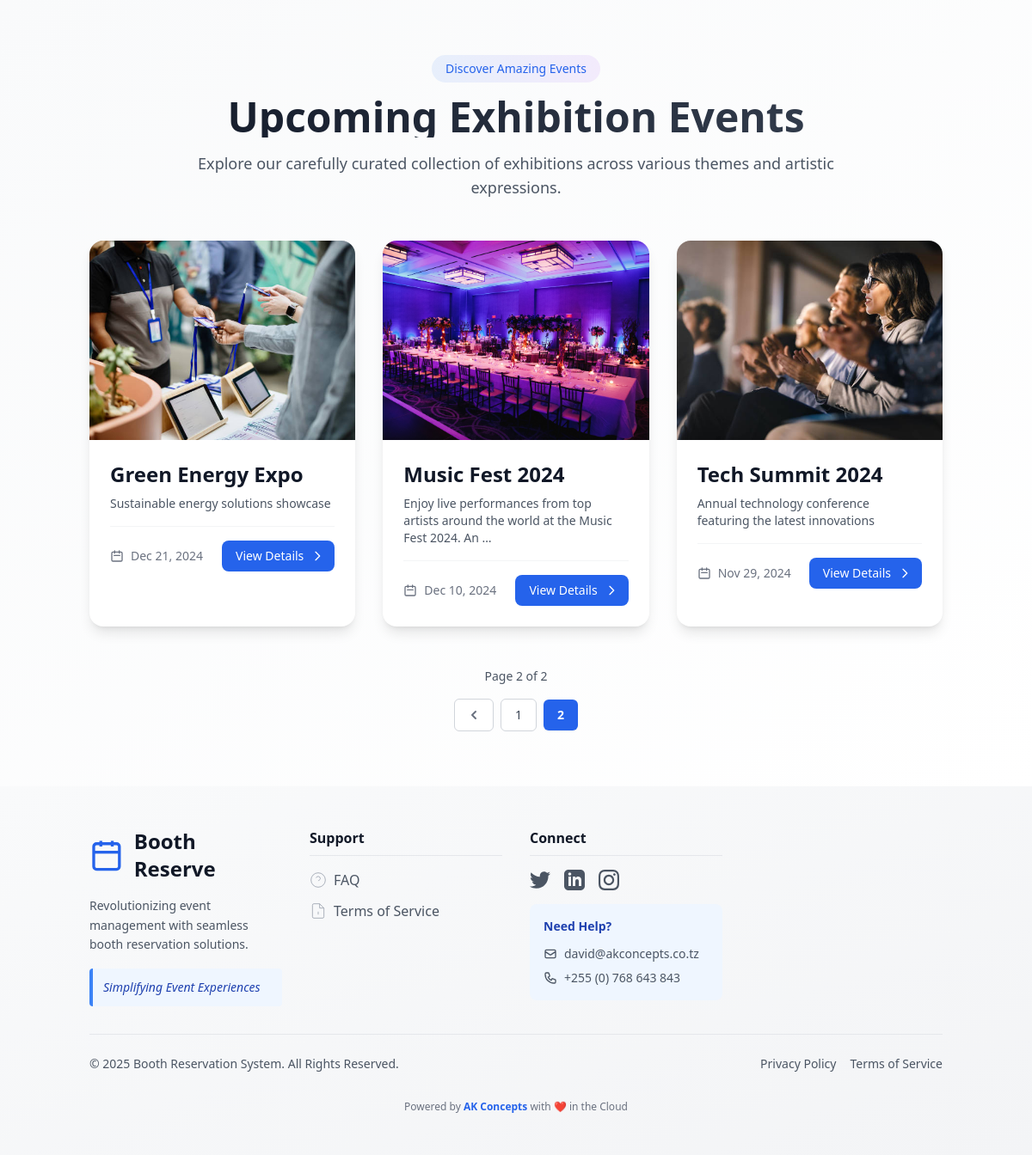
Screenshot of /?page=2 with the database file from the repository.
### reservations/models/event.py (models this page shows, shortened)
class Event(models.Model):
    title = models.CharField(max_length=200)
    standard_features = models.TextField(
        null=True,
        blank=True,
        help_text="Enter standard features, separated by commas (e.g., 'WiFi, Table, Chairs')"
    )
    premium_features = models.TextField(
        null=True,
        blank=True,
        help_text="Enter premium features, separated by commas (e.g., 'WiFi, VIP Table, Premium Chairs')"
    )
    description = models.TextField(null=True, blank=True)
    standard_price = models.DecimalField(max_digits=10, decimal_places=2, default=0)
    premium_price = models.DecimalField(max_digits=10, decimal_places=2, default=0)
    start_date = models.DateTimeField()
    end_date = models.DateTimeField()
    location = models.CharField(max_length=200)
    is_active = models.BooleanField(default=True)
    image = models.ImageField(upload_to='event_images/', null=True, blank=True)
    floor_plan_standard = models.ImageField(upload_to='floor_plans/', null=True, blank=True)
    floor_plan_premium = models.ImageField(upload_to='floor_plans/', null=True, blank=True)
    created_at = models.DateTimeField(auto_now_add=True)
    updated_at = models.DateTimeField(auto_now=True)
    class Meta:
        ordering = ['-start_date']
        verbose_name_plural = 'events'

### reservations/views/web.py (the view)
def events_list(request):
    if not request.user:
        return render(request, 'reservations/error.html', {
            'error_title': 'Access Denied',
            'error_message': 'Only administrators can access this page.',
            'error_details': 'Please contact your administrator if you need access.'
        }, status=403)
    try:
        events = Event.objects.order_by('-start_date')
        per_page = 3  # Increased items per page for grid layout
        paginator = Paginator(events, per_page)
        page = request.GET.get('page', 1)
        try:
            events_page = paginator.page(page)
        except PageNotAnInteger:
            events_page = paginator.page(1)
        except EmptyPage:
            events_page = paginator.page(paginator.num_pages)
        pagination_info = {
            'has_other_pages': events_page.has_other_pages(),
            'current_page': events_page.number,
            'total_pages': paginator.num_pages,
            'page_range': paginator.page_range,
            'has_previous': events_page.has_previous(),
            'has_next': events_page.has_next(),
            'previous_page': events_page.previous_page_number() if events_page.has_previous() else None,
            'next_page': events_page.next_page_number() if events_page.has_next() else None,
        }
        context = {
            'events': events_page,
            'pagination': pagination_info
        }
        return render(request, 'reservations/events_list.html', context)
    except Exception as e:
        return render(request, 'reservations/error.html', {
            'error_title': 'Server Error',
            'error_message': 'An error occurred while processing your request.',
            'error_details': str(e)
        }, status=500)

### reservations/templates/reservations/events_list.html (shortened to what this page needs)
{% extends 'reservations/base.html' %}
{% block content %}
<div class="min-h-screen bg-gradient-to-br from-gray-50 to-white dark:from-gray-900 dark:to-gray-800 transition-colors duration-300">
    <div class="container mx-auto px-4 py-16">
        <div class="max-w-8xl mx-auto">
            <div class="text-center mb-12 space-y-4">
                <span class="inline-flex items-center px-4 py-1.5 rounded-full text-sm font-medium bg-gradient-to-r from-blue-500/10 to-purple-500/10 dark:from-blue-400/20 dark:to-purple-400/20 text-blue-600 dark:text-blue-300">
                    Discover Amazing Events
                </span>
                <h2 class="text-4xl sm:text-5xl font-extrabold bg-clip-text text-transparent bg-gradient-to-r from-gray-900 to-gray-700 dark:from-white dark:to-gray-300">
                </h2>
                <p class="text-lg text-gray-600 dark:text-gray-400 max-w-3xl mx-auto">
                    Explore our carefully curated collection of exhibitions across various themes and artistic expressions.
                </p>
            </div>
            <div class="grid grid-cols-1 md:grid-cols-2 lg:grid-cols-3 gap-8">
                {% for event in events %}
                <div class="group relative bg-white dark:bg-gray-800 rounded-2xl overflow-hidden shadow-lg hover:shadow-2xl transform hover:-translate-y-2 transition-all duration-300">
                    {% if event.image %}
                    <div class="relative overflow-hidden aspect-[4/3]">
                        <img
                            src="{{ event.image.url }}"
                            alt="{{ event.title }}"
                            class="w-full h-full object-cover transition-transform duration-500 group-hover:scale-110"
                            loading="lazy"
                        >
                    </div>
                    {% endif %}
                    <div class="p-6 space-y-4">
                        <div class="space-y-2">
                            <h3 class="text-2xl font-bold text-gray-900 dark:text-white line-clamp-2 group-hover:text-blue-600 dark:group-hover:text-blue-400 transition-colors">
                                {{ event.title }}
                            </h3>
                            <p class="text-gray-600 dark:text-gray-300 text-sm line-clamp-3">
                                {{ event.description|truncatewords:15 }}
                            </p>
                        </div>
                        <div class="pt-4 flex items-center justify-between border-t border-gray-100 dark:border-gray-700">
                            <div class="text-sm text-gray-500 dark:text-gray-400 flex items-center space-x-2">
                                <svg class="w-4 h-4" fill="none" stroke="currentColor" viewBox="0 0 24 24">
                                    <path stroke-linecap="round" stroke-linejoin="round" stroke-width="2" d="M8 7V3m8 4V3m-9 8h10M5 21h14a2 2 0 002-2V7a2 2 0 00-2-2H5a2 2 0 00-2 2v12a2 2 0 002 2z"></path>
                                </svg>
                                <span>{{ event.start_date|date:"M d, Y" }}</span>
                            </div>
                            <a href="{% url 'reservations:event_details' event.id %}#exhibitors"
                               class="inline-flex items-center justify-center px-4 py-2 text-sm font-medium text-white bg-blue-600 dark:bg-blue-500 rounded-lg hover:bg-blue-700 dark:hover:bg-blue-600 transition-colors duration-200">
                                View Details
                                <svg class="w-4 h-4 ml-2 -mr-1" fill="none" stroke="currentColor" viewBox="0 0 24 24">
                                    <path stroke-linecap="round" stroke-linejoin="round" stroke-width="2" d="M9 5l7 7-7 7"></path>
                                </svg>
                            </a>
                        </div>
                    </div>
                </div>
                {% endfor %}
            </div>
            <div class="mt-12">
                {% if pagination.has_other_pages %}
                <div class="flex flex-col items-center space-y-4">
                    <p class="text-sm text-gray-600 dark:text-gray-400">
                        Page {{ pagination.current_page }} of {{ pagination.total_pages }}
                    </p>
                    <nav class="flex items-center justify-center space-x-2" aria-label="Pagination">
                        {% if pagination.has_previous %}
                        <a href="?page={{ pagination.previous_page }}"
                           class="relative inline-flex items-center px-3 py-2 text-sm font-medium text-gray-500 bg-white dark:bg-gray-800 border border-gray-300 dark:border-gray-700 rounded-md hover:bg-gray-50 dark:hover:bg-gray-700 transition-colors duration-200">
                            <svg class="w-5 h-5" viewBox="0 0 20 20" fill="currentColor">
                                <path fill-rule="evenodd" d="M12.707 5.293a1 1 0 010 1.414L9.414 10l3.293 3.293a1 1 0 01-1.414 1.414l-4-4a1 1 0 010-1.414l4-4a1 1 0 011.414 0z" clip-rule="evenodd" />
                            </svg>
                        </a>
                        {% endif %}
                        {% for num in pagination.page_range %}
                            {% if pagination.current_page == num %}
                            <span class="relative inline-flex items-center px-4 py-2 text-sm font-semibold text-white bg-blue-600 rounded-md shadow-sm">
                                {{ num }}
                            </span>
                            {% elif num > pagination.current_page|add:"-3" and num < pagination.current_page|add:"3" %}
                            <a href="?page={{ num }}"
                               class="relative inline-flex items-center px-4 py-2 text-sm font-medium text-gray-700 dark:text-gray-300 bg-white dark:bg-gray-800 border border-gray-300 dark:border-gray-700 rounded-md hover:bg-gray-50 dark:hover:bg-gray-700 transition-colors duration-200">
                                {{ num }}
                            </a>
                            {% endif %}
                        {% endfor %}
                    </nav>
                </div>
                {% endif %}
            </div>
        </div>
    </div>
</div>
{% endblock %}

### rows the page displays
Event: image (picture), title "Green Energy Expo", description "Sustainable energy solutions showcase", start_date "Dec 21, 2024"
Event: image (picture), title "Music Fest 2024", description "Enjoy live performances from top artists around the world at the Music Fest 2024. An …", start_date "Dec 10, 2024"
Event: image (picture), title "Tech Summit 2024", description "Annual technology conference featuring the latest innovations", start_date "Nov 29, 2024"

### other values shown
{{ pagination.current_page }} "2"
{{ pagination.total_pages }} "2"
{{ num }} "1"
{{ num }} "2"
